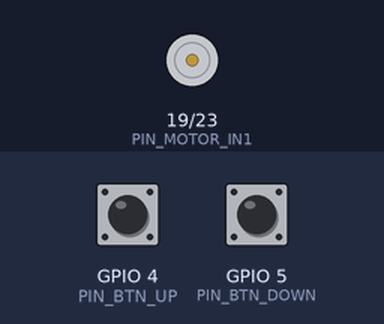
Bench run of a sketch on a simulated ESP32. Parts: motor-driver pin pairs drawn as motors (green arrow = first pin HIGH = forward, orange = second pin HIGH = backward, longer = more drive). The inputs (shaded band) are chosen by the test bench; at power-on: GPIO 4 (PIN_BTN_UP) HIGH, GPIO 5 (PIN_BTN_DOWN) HIGH. What the sketch prints to the serial monitor is not drawn.

Above: at 1.2 s.
1.3 s: GPIO 4 (PIN_BTN_UP) pulled LOW for 0.15 s
At 1.4 s:
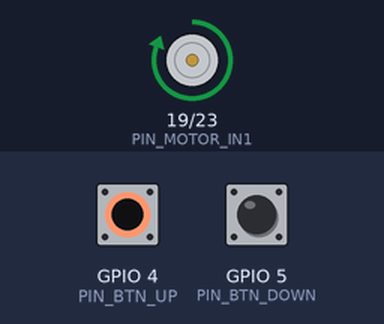
2.9 s: GPIO 5 (PIN_BTN_DOWN) pulled LOW for 0.15 s
At 3.0 s:
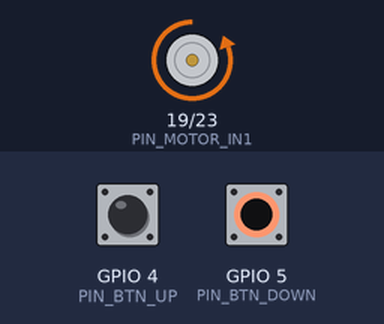
4.5 s: GPIO 5 (PIN_BTN_DOWN) pulled LOW for 3.2 s
At 8.9 s:
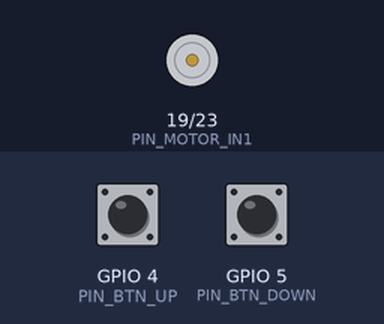
9.2 s: GPIO 4 (PIN_BTN_UP) pulled LOW for 3.2 s
At 10.1 s:
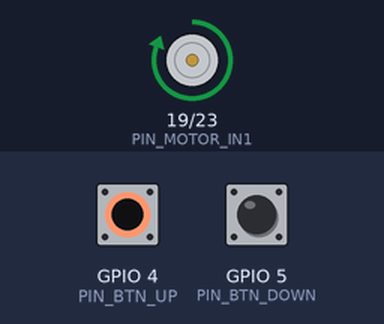
Timing chart, 0 to 13.9 s (numbered marks = the images above; inputs shaded):
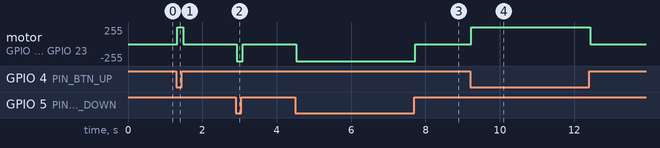

Measured:
- after the input at 1.3 s, motor on GPIO 19 (PIN_MOTOR_IN1) / GPIO 23 (PIN_MOTOR_IN2): stopped → forward 255/255 at once, → stopped 0.15 s later
- after the input at 2.9 s, motor on GPIO 19 (PIN_MOTOR_IN1) / GPIO 23 (PIN_MOTOR_IN2): stopped → backward 255/255 at once, → stopped 0.15 s later
- after the input at 4.5 s, motor on GPIO 19 (PIN_MOTOR_IN1) / GPIO 23 (PIN_MOTOR_IN2): stopped → backward 255/255 at once, → stopped 3.2 s later
- after the input at 9.2 s, motor on GPIO 19 (PIN_MOTOR_IN1) / GPIO 23 (PIN_MOTOR_IN2): stopped → forward 255/255 at once, → stopped 3.2 s later

The sketch:

Elevator_System_V2.ino
```cpp
/*
  Elevator System (ESP32)
  ------------------------------------------------------------
  Hold-button control:
   - Hold UP  -> motor UP
   - Hold DOWN-> motor DOWN
   - Release  -> stop

  Uses an H-Bridge / L298N style driver:
    IN1/IN2 set direction, EN pin tied HIGH (or PWM if you add it)

  Buttons use INPUT_PULLUP:
    - One side of button to GPIO
    - Other side to GND
    - Pressed = LOW

  Board: ESP32 DevKit (Arduino-ESP32)
*/

static const int PIN_BTN_UP   = 4;
static const int PIN_BTN_DOWN = 5;

static const int PIN_MOTOR_IN1 = 19;
static const int PIN_MOTOR_IN2 = 23;

static const unsigned long DEBOUNCE_MS = 30;

struct DebouncedButton {
  int pin;
  bool rawLast;
  bool stable;           // true = pressed
  unsigned long tChange;
};

static DebouncedButton btnUp   = { PIN_BTN_UP,   false, false, 0 };
static DebouncedButton btnDown = { PIN_BTN_DOWN, false, false, 0 };

static bool readPressed(DebouncedButton &b) {
  bool rawPressed = (digitalRead(b.pin) == LOW);
  unsigned long now = millis();

  if (rawPressed != b.rawLast) {
    b.rawLast = rawPressed;
    b.tChange = now;
  }
  if (now - b.tChange >= DEBOUNCE_MS) {
    b.stable = rawPressed;
  }
  return b.stable;
}

static void motorStop() {
  digitalWrite(PIN_MOTOR_IN1, LOW);
  digitalWrite(PIN_MOTOR_IN2, LOW);
}

static void motorUp() {
  digitalWrite(PIN_MOTOR_IN1, HIGH);
  digitalWrite(PIN_MOTOR_IN2, LOW);
}

static void motorDown() {
  digitalWrite(PIN_MOTOR_IN1, LOW);
  digitalWrite(PIN_MOTOR_IN2, HIGH);
}

void setup() {
  Serial.begin(115200);

  pinMode(PIN_BTN_UP, INPUT_PULLUP);
  pinMode(PIN_BTN_DOWN, INPUT_PULLUP);

  pinMode(PIN_MOTOR_IN1, OUTPUT);
  pinMode(PIN_MOTOR_IN2, OUTPUT);
  motorStop();

  Serial.println("Elevator System boot OK");
}

void loop() {
  bool up = readPressed(btnUp);
  bool down = readPressed(btnDown);

  if (up && !down) motorUp();
  else if (down && !up) motorDown();
  else motorStop();

  // Debug
  // Serial.printf("UP=%d DOWN=%d\n", up, down);
}
```
